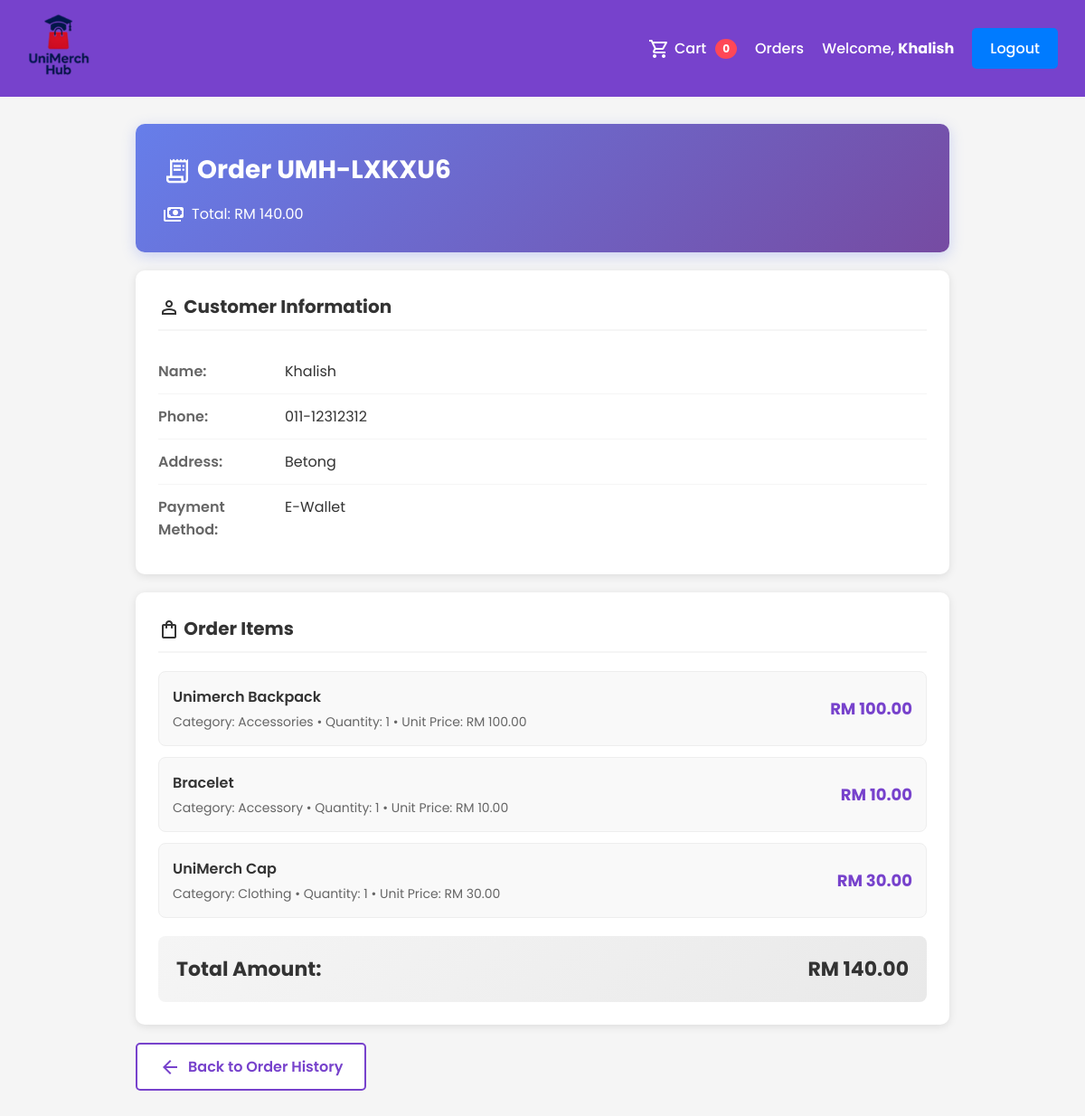
Page /orderdetails.php?order=UMH-LXKXU6 (signed in) on the committed database.
### tables this page shows
CREATE TABLE `orders` (
  `orderID` int(11) NOT NULL,
  `userID` int(11) NOT NULL,
  `totalAmount` decimal(10,2) NOT NULL,
  `orderDate` timestamp NOT NULL DEFAULT current_timestamp(),
  `fullName` varchar(200) NOT NULL DEFAULT '',
  `phone` varchar(50) NOT NULL DEFAULT '',
  `address` varchar(400) NOT NULL DEFAULT '',
  `paymentMethod` varchar(100) NOT NULL DEFAULT '',
  `orderNumber` varchar(20) DEFAULT NULL
);

CREATE TABLE `order_items` (
  `itemID` int(11) NOT NULL,
  `orderID` int(11) NOT NULL,
  `productID` int(11) DEFAULT NULL,
  `name` varchar(200) NOT NULL,
  `price` decimal(10,2) NOT NULL,
  `quantity` int(11) NOT NULL
);

CREATE TABLE `products` (
  `productID` int(11) NOT NULL,
  `name` varchar(100) NOT NULL,
  `price` decimal(10,2) NOT NULL,
  `category` varchar(225) NOT NULL,
  `imagePath` varchar(225) NOT NULL,
  `stockQuantity` int(11) NOT NULL
);

### orderdetails.php (the view, shortened to what this page needs)
<?php
include 'includes/db.php';
$orderParam = $_GET['order'] ?? null;
function tryFetchOrder($conn, $orderId) {
    $stmt = $conn->prepare("SELECT * FROM orders WHERE orderNumber = ? LIMIT 1");
    if ($stmt) {
        $stmt->bind_param('s', $orderId);
        $stmt->execute();
        $res = $stmt->get_result();
        if ($res && $res->num_rows === 1) return $res->fetch_assoc();
    }
    return null;
}
function pickFirst($row, $candidates) {
    foreach ($candidates as $c) {
        if (isset($row[$c])) return $row[$c];
    }
    return null;
}
function resolveCategory($conn, $item) {
    $pid = null;
    if (isset($item['productID'])) $pid = $item['productID'];
    if ($pid) {
        $q = $conn->prepare("SELECT category FROM products WHERE productID = ? LIMIT 1");
        if ($q) {
            $q->bind_param('i', $pid);
            $q->execute();
            $r = $q->get_result();
            if ($r && $r->num_rows === 1) {
                $row = $r->fetch_assoc();
                return $row['category'] ?: 'Unspecified';
            }
        }
    }
    $c = pickFirst($item, ['category','cat']);
    return $c ?: 'Unspecified';
}
$order = tryFetchOrder($conn, $orderParam);
$custName = pickFirst($order, ['fullName','full_name','name']);
$custPhone = pickFirst($order, ['phone','telephone']);
$custAddress = pickFirst($order, ['address']);
$custPayment = pickFirst($order, ['paymentMethod','payment_method','payment']);
$actualOrderID = pickFirst($order, ['orderID','id','order_id','orderId']);
$items = [];
$q = $conn->prepare("SELECT * FROM order_items WHERE orderID = ?");
if ($q) {
    $q->bind_param('i', $actualOrderID);
    $q->execute();
    $res = $q->get_result();
    if ($res && $res->num_rows > 0) {
        while ($row = $res->fetch_assoc()) {
            $items[] = $row;
        }
    }
}
$isLoggedIn = isset($_SESSION['email']) && isset($_SESSION['fullName']) && isset($_SESSION['userID']);
$userName = $isLoggedIn ? $_SESSION['fullName'] : '';
$orderIdDisplay = pickFirst($order, ['orderID','id','order_id','orderId']) ?: $orderParam;
$orderNumber = $order['orderNumber'] ?? 'UMH-' . str_pad($orderIdDisplay, 6, '0', STR_PAD_LEFT);
$orderTotal = pickFirst($order, ['totalAmount','total','total_amount','amount','grand_total','total_price','price']);
?>
<!DOCTYPE html>
<html lang="en">
<head>
    <link rel="stylesheet" href="assets/css/style.css">
</head>
<body>
    <navbar>
        <a href="index.php"><img src="assets/images/logo.png" alt="Logo" class="logo"></a>
        <div id="authArea" class="nav-links">
            <a href="cart.php" style="display: flex; align-items: center; gap: 5px;">
                <span class="material-symbols-outlined">shopping_cart</span>
                Cart <span id="cartCount" class="cart-count-badge">0</span>
            </a>
            <?php if ($isLoggedIn): ?>
                <a href="orderhistory.php">Orders</a>
                <a href="profile.php"><span style="color: white;">
                    Welcome, <strong><?php echo htmlspecialchars($userName); ?></strong>
                </span></a>
                <a href="logout.php" class="login-btn">Logout</a>
            <?php else: ?>
                <a href="login.html" class="login-btn">Login/Register</a>
            <?php endif; ?>
        </div>
    </navbar>
    <div class="container">
        <div class="order-details-container">
            <div class="order-header-card">
                <h1>
                    <span class="material-symbols-outlined" style="font-size: 32px; vertical-align: middle;">receipt_long</span>
                    Order <?php echo htmlspecialchars($orderNumber); ?>
                </h1>
                <div class="order-meta">
                    <?php if ($orderTotal !== null): ?>
                    <div class="order-meta-item">
                        <span class="material-symbols-outlined">payments</span>
                        <span>Total: RM <?php echo number_format((float)$orderTotal, 2); ?></span>
                    </div>
                    <?php endif; ?>
                </div>
            </div>
            <div class="card">
                <h2>
                    <span class="material-symbols-outlined" style="font-size: 24px; vertical-align: middle;">person</span>
                    Customer Information
                </h2>
                <div class="info-row">
                    <div class="info-label">Name:</div>
                    <div class="info-value"><?php echo htmlspecialchars($custName ?: ($_SESSION['fullName'] ?? 'N/A')); ?></div>
                </div>
                <div class="info-row">
                    <div class="info-label">Phone:</div>
                    <div class="info-value"><?php echo htmlspecialchars($custPhone ?: 'N/A'); ?></div>
                </div>
                <div class="info-row">
                    <div class="info-label">Address:</div>
                    <div class="info-value"><?php echo nl2br(htmlspecialchars($custAddress ?: 'N/A')); ?></div>
                </div>
                <div class="info-row">
                    <div class="info-label">Payment Method:</div>
                    <div class="info-value"><?php echo htmlspecialchars($custPayment ?: 'N/A'); ?></div>
                </div>
            </div>
            <div class="card">
                <h2>
                    <span class="material-symbols-outlined" style="font-size: 24px; vertical-align: middle;">shopping_bag</span>
                    Order Items
                </h2>
                <?php if (count($items) === 0): ?>
                    <div class="no-items">
                        <span class="material-symbols-outlined" style="font-size: 48px; color: #ddd;">inventory_2</span>
                        <p>No itemized details found for this order.</p>
                        <p style="font-size: 14px; color: #bbb;">If your database uses a different table or column names, please update the code accordingly.</p>
                    </div>
                <?php else: ?>
                    <ul class="items-list">
                        <?php
                        $subtotal = 0;
                        foreach ($items as $it):
                            $name = pickFirst($it, ['name','product_name','title','item_name']) ?: 'Product';
                            $qty = pickFirst($it, ['quantity','qty','amount']) ?? $it['quantity'] ?? 1;
                            $price = pickFirst($it, ['price','unit_price','cost','item_price']) ?? $it['price'] ?? null;
                            $category = resolveCategory($conn, $it);
                            if ($price !== null) {
                                $lineTotal = (float)$price * (int)$qty;
                                $subtotal += $lineTotal;
                            }
                        ?>
                        <li class="item-card">
                            <div class="item-info">
                                <div class="item-name"><?php echo htmlspecialchars($name); ?></div>
                                <div class="item-details">
                                    Category: <?php echo htmlspecialchars($category); ?> •
                                    Quantity: <?php echo htmlspecialchars($qty); ?>
                                    <?php if ($price !== null): ?>
                                        • Unit Price: RM <?php echo number_format((float)$price, 2); ?>
                                    <?php endif; ?>
                                </div>
                            </div>
                            <?php if ($price !== null): ?>
                            <div class="item-price">
                                RM <?php echo number_format($lineTotal, 2); ?>
                            </div>
                            <?php endif; ?>
                        </li>
                        <?php endforeach; ?>
                    </ul>
                    <?php if ($subtotal > 0): ?>
                    <div class="total-summary">
                        <div class="total-row">
                            <span>Total Amount:</span>
                            <span>RM <?php echo number_format($subtotal, 2); ?></span>
                        </div>
                    </div>
                    <?php endif; ?>
                <?php endif; ?>
            </div>
            <a href="orderhistory.php" class="back-btn">
                <span class="material-symbols-outlined">arrow_back</span>
                Back to Order History
            </a>
        </div>
    </div>
</body>
</html>

### assets/css/style.css (style rules this page uses)
* { margin: 0; padding: 0; box-sizing: border-box; }
body { font-family: 'Poppins', Arial, sans-serif; background-color: #f5f5f5; }
navbar, .navbar { background-color: #7742cc; padding: 15px 30px; display: flex; justify-content: space-between; align-items: center; }
.nav-links { list-style: none; display: flex; gap: 30px; align-items: center; margin: 0; padding: 0; }
.nav-links a { color: white; text-decoration: none; font-size: 16px; font-weight: 500; transition: color 0.3s; display: flex; align-items: center; gap: 5px; }
.logo { color: white; font-size: 24px; font-weight: bold; }
.logo img, img.logo { width: 70px; height: 70px; object-fit: contain; }
.login-btn { background-color: #007bff; color: white; padding: 10px 20px; border: none; border-radius: 5px; cursor: pointer; font-size: 16px; }
.container { max-width: 1200px; margin: 30px auto; padding: 0 20px; }

### orderdetails.php (style rules this page uses)
.order-details-container { max-width: 900px; margin: 30px auto; }
.order-header-card { background: linear-gradient(135deg, #667eea 0%, #764ba2 100%); color: white; padding: 30px; border-radius: 10px; margin-bottom: 20px; box-shadow: 0 4px 15px rgba(102, 126, 234, 0.3); }
.order-header-card h1 { margin: 0 0 10px 0; font-size: 28px; font-weight: 700; }
.order-meta { display: flex; gap: 30px; margin-top: 15px; flex-wrap: wrap; }
.order-meta-item { display: flex; align-items: center; gap: 8px; }
.card { background: white; padding: 25px; border-radius: 10px; margin-bottom: 20px; box-shadow: 0 2px 10px rgba(0, 0, 0, 0.1); }
.card h2 { margin: 0 0 20px 0; color: #333; font-size: 20px; font-weight: 700; border-bottom: 2px solid #f5f5f5; padding-bottom: 10px; }
.info-row { display: grid; grid-template-columns: 140px 1fr; padding: 12px 0; border-bottom: 1px solid #f5f5f5; }
.info-row:last-child { border-bottom: none; }
.info-label { font-weight: 600; color: #666; }
.info-value { color: #333; }
.items-list { list-style: none; padding: 0; margin: 0; }
.item-card { background: #f9f9f9; border: 1px solid #eee; border-radius: 8px; padding: 15px; margin-bottom: 12px; display: flex; justify-content: space-between; align-items: center; }
.item-info { flex: 1; }
.item-name { font-weight: 600; color: #333; font-size: 16px; margin-bottom: 5px; }
.item-details { color: #666; font-size: 14px; }
.item-price { font-size: 18px; font-weight: 700; color: #7742cc; margin-left: 20px; }
.back-btn { background: white; border: 2px solid #7742cc; color: #7742cc; padding: 12px 24px; border-radius: 5px; font-weight: 600; cursor: pointer; text-decoration: none; display: inline-flex; align-items: center; gap: 8px; transition: all 0.2s; }
.total-summary { background: linear-gradient(135deg, #f5f5f5 0%, #e9e9e9 100%); padding: 20px; border-radius: 8px; margin-top: 20px; }
.total-row { display: flex; justify-content: space-between; align-items: center; font-size: 22px; font-weight: 700; color: #333; }
.cart-count-badge { background: #ff4757; color: white; padding: 2px 8px; border-radius: 50%; font-size: 12px; margin-left: 5px; font-weight: bold; }
.nav-links { display: flex; align-items: center; gap: 20px; }
.nav-links a { color: white; text-decoration: none; font-weight: 500; }

### rows in the picture
orders: orderNumber "UMH-LXKXU6", totalAmount "140.00", fullName "Khalish", phone "011-12312312", address "Betong", paymentMethod "E-Wallet"
order_items: name "Unimerch Backpack", productID.category "Accessories", quantity "1", price "100.00"
order_items: name "Bracelet", productID.category "Accessory", quantity "1", price "10.00"
order_items: name "UniMerch Cap", productID.category "Clothing", quantity "1", price "30.00"

### other values in the picture
$userName "Khalish"
$subtotal "140.00"
